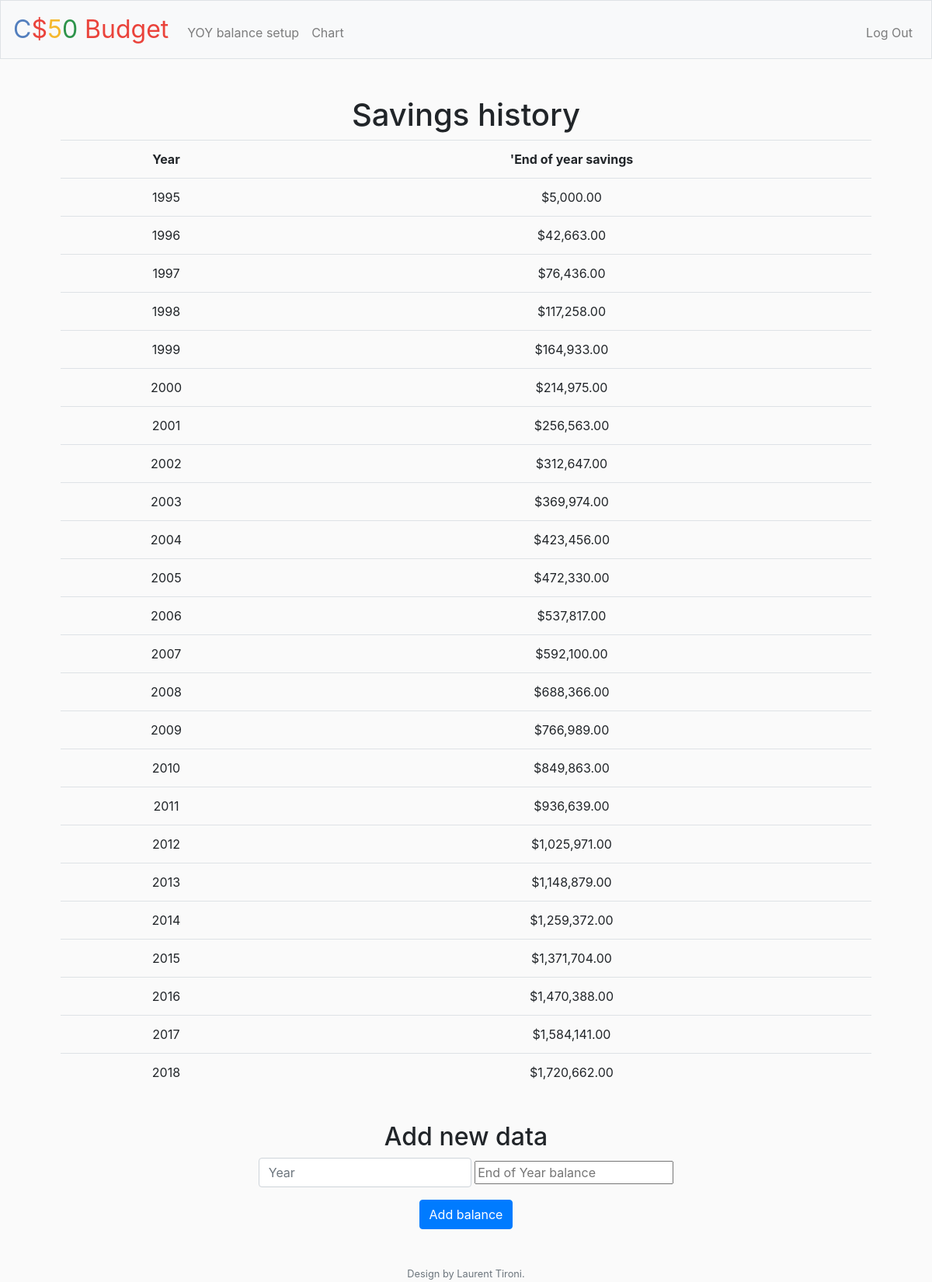
Screenshot of /add (signed in) with the database file from the repository.
### tables this page shows
CREATE TABLE 'balance' ('user_id' INTEGER NOT NULL, 'EOYbalance' FLOAT NOT NULL, 'year' INTEGER NOT NULL);

### application.py (the view)
@app.route("/add", methods=["GET", "POST"])
@login_required
def add():
    user = session["user_id"]
    if request.method == "POST":
        EOYbalance = request.form.get("eoybalance")
        year = request.form.get("year")
        db.execute("INSERT INTO balance (user_id, EOYbalance, year) VALUES (:user_id, :EOYbalance, :year)", user_id=user, EOYbalance=EOYbalance, year=year)
        return redirect("/add")
    else:
        data = db.execute(f"SELECT year, EOYbalance FROM balance WHERE user_id = {user} ORDER BY year")
        for row in data:
            row['EOYbalance']=usd(row['EOYbalance'])
        return render_template("add.html",data=data)

### application.py (called while the page is built)
@app.after_request
def after_request(response):
    response.headers["Cache-Control"] = "no-cache, no-store, must-revalidate"
    response.headers["Expires"] = 0
    response.headers["Pragma"] = "no-cache"
    return response

### helpers.py (called while the page is built)
def login_required(f):
    @wraps(f)
    def decorated_function(*args, **kwargs):
        if session.get("user_id") is None:
            return redirect("/login")
        return f(*args, **kwargs)
    return decorated_function

def usd(value):
    return f"${value:,.2f}"

### templates/add.html (shortened to what this page needs)
{% extends "layout.html" %}
{% block main %}
    <h1>Savings history</h1>
    <table class="table">
        <tr>
            <th>Year</th>
            <th>'End of year savings</th>
        </tr>
        {% for row in data %}
            <tr>
                <td>{{ row['year'] }}</td>
                <td>{{ row['EOYbalance'] }}</td>
            </tr>
        {% endfor %}
    </table>
    <br>
    <h2>Add new data</h2>
    <form action="/add" method="post">
        <div class="form-group">
            <input autofocus class="form-control" class="form-control" name="year" placeholder="Year" type="number">
            <input autocomplete="off" name="eoybalance" placeholder="End of Year balance" type="number">
        </div>
        <button class="btn btn-primary" type="submit">Add balance</button>
    </form>
{% endblock %}

### templates/layout.html (shortened to what this page needs)
<!DOCTYPE html>
<html lang="en">
    <head>
        <link href="https://maxcdn.bootstrapcdn.com/bootstrap/4.1.3/css/bootstrap.min.css" rel="stylesheet">
        <link href="/static/styles.css" rel="stylesheet">
    </head>
    <body>
        <nav class="navbar navbar-expand-md navbar-light bg-light border">
            <a class="navbar-brand" href="/"><span class="blue">C</span><span class="red">$</span><span class="yellow">5</span><span class="green">0</span> <span class="red">Budget</span></a>
            <div class="collapse navbar-collapse" id="navbar">
                {% if session.user_id %}
                    <ul class="navbar-nav mr-auto mt-2">
                        <li class="nav-item"><a class="nav-link" href="/add">YOY balance setup</a></li>
                        <li class="nav-item"><a class="nav-link" href="/chart">Chart</a></li>
                    </ul>
                    <ul class="navbar-nav ml-auto mt-2">
                        <li class="nav-item"><a class="nav-link" href="/logout">Log Out</a></li>
                    </ul>
                {% else %}
                    <ul class="navbar-nav ml-auto mt-2">
                        <li class="nav-item"><a class="nav-link" href="/register">Register</a></li>
                        <li class="nav-item"><a class="nav-link" href="/login">Log In</a></li>
                    </ul>
                {% endif %}
            </div>
        </nav>
        <main class="container p-5">
            {% block main %}{% endblock %}
        </main>
        <footer class="small text-center text-muted">
            Design by Laurent Tironi.
        </footer>
    </body>
</html>

### static/styles.css (style rules this page uses)
nav .navbar-brand { font-size: xx-large; }
nav .navbar-brand .blue { color: #537fbe; }
nav .navbar-brand .red { color: #ea433b; }
nav .navbar-brand .yellow { color: #f5b82e; }
nav .navbar-brand .green { color: #2e944b; }
main .form-control { display: inline-block; width: auto; }
main { overflow-x: auto; text-align: center; }
:root { --color: #3c3163; --transition-time: 0.5s; }
* { box-sizing: border-box; }
body { margin: 0; min-height: 100vh; background: #fafafa; }
a { color: inherit; }

### rows the page displays
balance: year "1995", EOYbalance "$5,000.00"
balance: year "1996", EOYbalance "$42,663.00"
balance: year "1997", EOYbalance "$76,436.00"
balance: year "1998", EOYbalance "$117,258.00"
balance: year "1999", EOYbalance "$164,933.00"
balance: year "2000", EOYbalance "$214,975.00"
balance: year "2001", EOYbalance "$256,563.00"
balance: year "2002", EOYbalance "$312,647.00"
balance: year "2003", EOYbalance "$369,974.00"
balance: year "2004", EOYbalance "$423,456.00"
balance: year "2005", EOYbalance "$472,330.00"
balance: year "2006", EOYbalance "$537,817.00"
balance: year "2007", EOYbalance "$592,100.00"
balance: year "2008", EOYbalance "$688,366.00"
balance: year "2009", EOYbalance "$766,989.00"
balance: year "2010", EOYbalance "$849,863.00"
balance: year "2011", EOYbalance "$936,639.00"
balance: year "2012", EOYbalance "$1,025,971.00"
balance: year "2013", EOYbalance "$1,148,879.00"
balance: year "2014", EOYbalance "$1,259,372.00"
balance: year "2015", EOYbalance "$1,371,704.00"
balance: year "2016", EOYbalance "$1,470,388.00"
balance: year "2017", EOYbalance "$1,584,141.00"
balance: year "2018", EOYbalance "$1,720,662.00"
